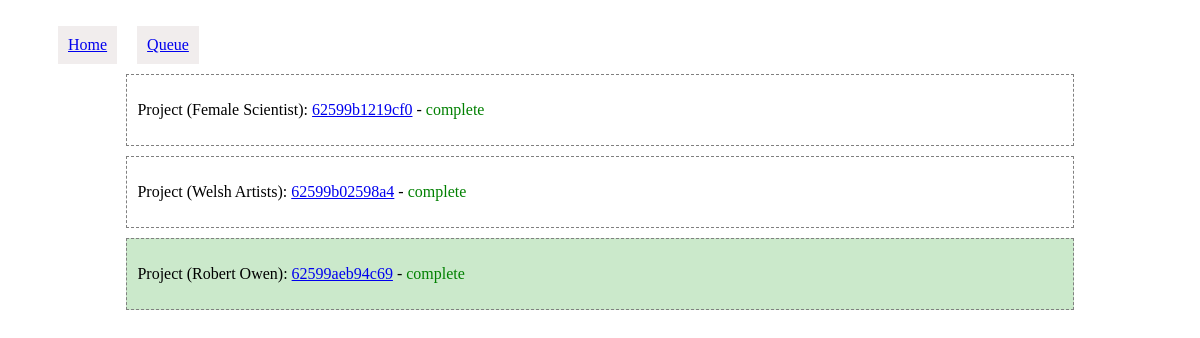
Page /query/results.php?id=1 on the earlier database version.
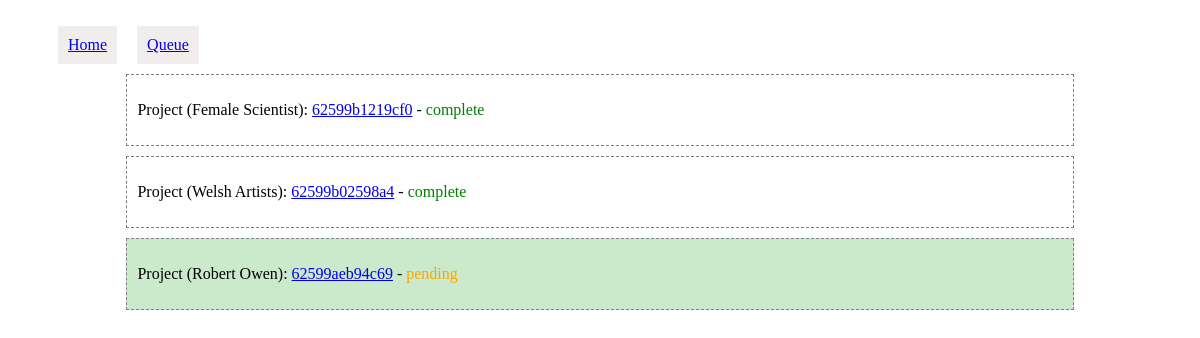
Same page on the later database version.
### tables this page shows
CREATE TABLE "queue"(
    "id" INTEGER PRIMARY KEY AUTOINCREMENT NOT NULL,
    "project_title" VARCHAR,
    "project" INTEGER,
    "query_type" VARCHAR,
    "query" VARCHAR,
    "status" VARCHAR,
    "created" DATE,
    "updated" DATE
);

### query/database/queue.php (called while the page is built, shortened)
<?php
class AllItems {
  private $db;
  public function __construct()
  {
    $this->db = new SQLite3('database/amp.sqlite', SQLITE3_OPEN_CREATE | SQLITE3_OPEN_READWRITE);
  }
  public function getAllItems()
  {
    $results = $this->db->query('SELECT * FROM `queue` ORDER BY `updated` DESC LIMIT 50');
    $items = [];
    while ($row = $results->fetchArray()) {
      $items[] = $row;
    }
    return $items;
  }
}

### query/results.php (the view, shortened to what this page needs)
<?php
  include_once 'database/queue.php';
  $queue = new AllItems();
  $items = $queue->getAllItems();
?>
<?php include_once 'includes/header.php'; ?>
  <div id="container">
    <?php
      if(isset($_GET['id'])) {
        $last_id = $_GET['id'];
      }else{
        $last_id = '';
      }
      foreach($items as $k => $v) {
        $id = $v['id'];
        if($id == $last_id) $recent = 'recent';
        else $recent = '';
        echo '<div class="items '. $recent .'">';
          if($v['status'] == 0) $status = '<span class="pending">pending</span>';
          if($v['status'] == 1) $status = '<span class="complete">complete</span>';
          echo '<p>Project ('.$v['project_title'].'): <a href="view_project.php?id='.$v['project'].'">' . $v['project'] . '</a> - ' . $status . '</p>';
        echo '</div>';
      }
    ?>
  </div>
<?php include_once 'includes/footer.php'; ?>

### query/includes/header.php (shortened to what this page needs)
<!doctype html>
<html lang="en">
<head>
  <link rel="stylesheet" href="assets/style.css?v=1.0">
</head>
<body>
<nav>
  <ul>
    <li><a href="/">Home</a></li>
    <li><a href="results.php">Queue</a></li>
  </ul>
</nav>

### query/includes/footer.php (shortened to what this page needs)
</body>
</html>

### query/assets/style.css (style rules this page uses)
#container { margin: 0 auto; width:80%; margin-top:100px; clear: both; }
.items { border: 1px dashed gray; padding: 10px; margin:10px 0; }
.pending { color:orange; }
.complete { color: green; }
.items.recent { background-color: #cbe9cb; }
ul li { padding: 10px; float:left; list-style: none; }
ul li a { display: block; padding:10px; background-color: rgb(241, 237, 237); }

Differences in the rows shown:
changed queue "Robert Owen": status "complete" → "pending"
